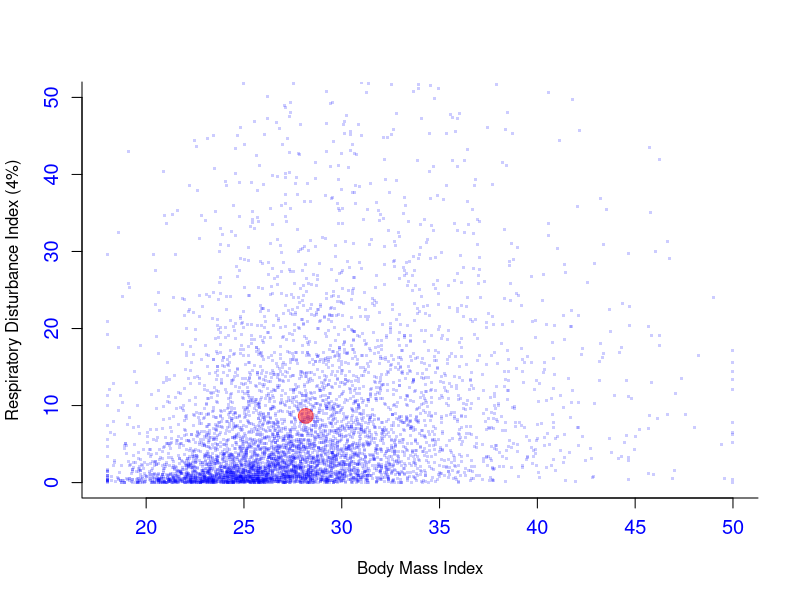

Recreate this plot in R.
## ---- chunk 1
knitr::opts_chunk$set(echo = TRUE)
## ---- chunk 2
# set the working directory
# this will need to be changed on a different computer
f.path<-"D://research//leading_author//Upstrap//code"
setwd(f.path)
## ---- chunk 3
# read in the data
dat = read.table(file = "data/shhs1.txt",
                 header = TRUE, na.strings="NA")
## ---- chunk 4
head(dat)
## ---- chunk 5
dim(dat)
## ---- chunk 6
plot(dat$bmi_s1,dat$rdi4p,pch=".",col=rgb(0,0,1,.2),cex=3,ylim=c(0,50),bty="l",
     cex.axis=1.2,col.axis="blue",main=NULL,xlab="Body Mass Index",
     ylab="Respiratory Disturbance Index (4%)")
points(mean(dat$bmi_s1,na.rm=TRUE),mean(dat$rdi4p,na.rm=TRUE),cex=2,pch=19,col=rgb(1,0,0,0.5))
## ---- chunk 7
round(mean(dat$bmi_s1,na.rm=TRUE),digits=2)
round(mean(dat$rdi4p,na.rm=TRUE),digits=2)
## ---- chunk 8
# define the moderate to severe sleep apnea variable from rdi4p
MtS_SA=dat$rdi4p>=15

# identify how many individuals in SHHS (visit 1) have moderate
# to severe sleep apnea
n_positive =sum(MtS_SA)
n_positive
## ---- chunk 9
# conduct a binary GLM regression with outcome moderate to severe
# sleep apnea (Yes=1, No=0) on a few covariates (main effects) 
# and an interaction (age by HTN)
fit<-glm(MtS_SA~gender+age_s1+bmi_s1+HTNDerv_s1+age_s1*HTNDerv_s1,
           family="binomial",data=dat)
summary(fit)
